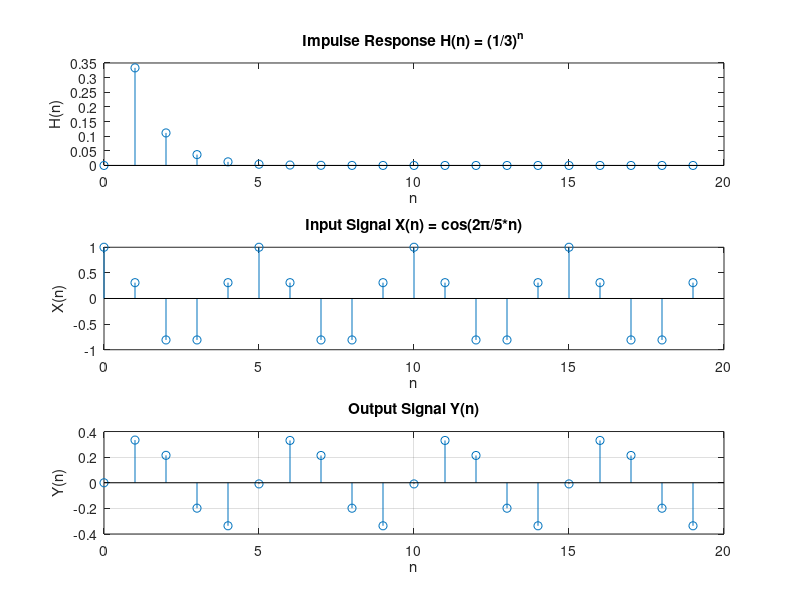

Source code (MATLAB):
% Define range for n (0 < n < 20)
n = 0:19;

% Generate the impulse response H
H = zeros(1, length(n)); % Preallocate the array
for i = 1:length(n)
    if n(i) > 0
        H(i) = (1/3)^n(i); % Define H as (1/3)^n for 0 < n < 20
    else
        H(i) = 0; % H(n) = 0 at n = 0 (or outside range)
    end
end

% Define the input signal X
X = cos(2*pi/5*n); % X(n) = cos(2*pi/5*n) for 0 < n < 20

% Manual convolution of X and H
len_X = length(X);
len_H = length(H);
Y = zeros(1, len_X + len_H - 1); % Preallocate for the result of the convolution

for i = 1:len_X
    for j = 1:len_H
        Y(i + j - 1) = Y(i + j - 1) + X(i) * H(j); % Convolution sum
    end
end

% Truncate the result to 0 < n < 20
Y = Y(1:length(n)); % Adjust length to match n range

% Plot the results using subplot
figure;

% Plot impulse response H
subplot(3, 1, 1);
stem(n, H(1:length(n)));
title('Impulse Response H(n) = (1/3)^n');
xlabel('n');
ylabel('H(n)');

% Plot input signal X
subplot(3, 1, 2);
stem(n, X);
title('Input Signal X(n) = cos(2\pi/5*n)');
xlabel('n');
ylabel('X(n)');

% Plot output signal Y
subplot(3, 1, 3);
stem(n, Y);
title('Output Signal Y(n)');
xlabel('n');
ylabel('Y(n)');

% Display the figure
grid on;
